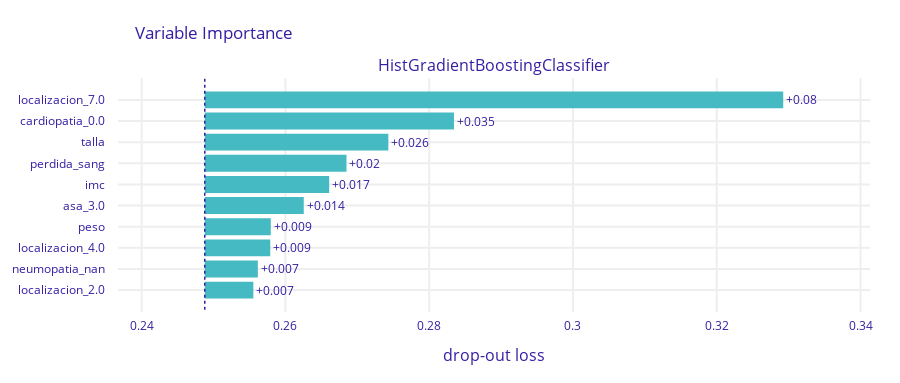

The code cell stored with this chart in its notebook:
### Code cell
import dalex as dx

exp = dx.Explainer(modelo_hgb, X_encoded, y)
vi = exp.model_parts()
vi.plot(max_vars=10)
#select the 10 most important variables from the explainer
imps = vi.result['variable'][-10:-1].tolist()

### Figure 1 — Plotly figure (JSON) as saved in the notebook; plotly's stock layout.template omitted (floating-point values rounded to 4 significant figures)
{"data": [{"base": 0.2488, "hoverinfo": "text", "hoverlabel": {"bgcolor": "rgba(0,0,0,0.8)"}, "hovertext": ["Model: HistGradientBoostingClassifier loss after<br>variable: localizacion_7.0 is permuted: 0.329<br>Drop-out loss change: +0.08", "Model: HistGradientBoostingClassifier loss after<br>variable: cardiopatia_0.0 is permuted: 0.283<br>Drop-out loss change: +0.035", "Model: HistGradientBoostingClassifier loss after<br>variable: talla is permuted: 0.274<br>Drop-out loss change: +0.026", "Model: HistGradientBoostingClassifier loss after<br>variable: perdida_sang is permuted: 0.268<br>Drop-out loss change: +0.02", "Model: HistGradientBoostingClassifier loss after<br>variable: imc is permuted: 0.266<br>Drop-out loss change: +0.017", "Model: HistGradientBoostingClassifier loss after<br>variable: asa_3.0 is permuted: 0.263<br>Drop-out loss change: +0.014", "Model: HistGradientBoostingClassifier loss after<br>variable: peso is permuted: 0.258<br>Drop-out loss change: +0.009", "Model: HistGradientBoostingClassifier loss after<br>variable: localizacion_4.0 is permuted: 0.258<br>Drop-out loss change: +0.009", "Model: HistGradientBoostingClassifier loss after<br>variable: neumopatia_nan is permuted: 0.256<br>Drop-out loss change: +0.007", "Model: HistGradientBoostingClassifier loss after<br>variable: localizacion_2.0 is permuted: 0.256<br>Drop-out loss change: +0.007"], "marker": {"color": "#46bac2"}, "orientation": "h", "showlegend": false, "text": ["+0.08", "+0.035", "+0.026", "+0.02", "+0.017", "+0.014", "+0.009", "+0.009", "+0.007", "+0.007"], "textposition": "outside", "type": "bar", "x": [0.08047, 0.03467, 0.02554, 0.01971, 0.01731, 0.01377, 0.009183, 0.009111, 0.007382, 0.006757], "xaxis": "x", "y": ["localizacion_7.0", "cardiopatia_0.0", "talla", "perdida_sang", "imc", "asa_3.0", "peso", "localizacion_4.0", "neumopatia_nan", "localizacion_2.0"], "yaxis": "y"}], "layout": {"annotations": [{"font": {"size": 16}, "showarrow": false, "text": "HistGradientBoostingClassifier", "x": 0.5, "xanchor": "center", "xref": "paper", "y": 1, "yanchor": "bottom", "yref": "paper"}, {"font": {"size": 16}, "showarrow": false, "text": "drop-out loss", "x": 0.5, "xanchor": "center", "xref": "paper", "y": 0, "yanchor": "top", "yref": "paper", "yshift": -30}], "font": {"color": "#371ea3"}, "height": 383, "margin": {"b": 71, "r": 30, "t": 78}, "shapes": [{"line": {"color": "#371ea3", "dash": "dot", "width": 1.5}, "type": "line", "x0": 0.2488, "x1": 0.2488, "xref": "x", "y0": -1, "y1": 10, "yref": "y"}], "title": {"text": "Variable Importance", "x": 0.15}, "xaxis": {"anchor": "y", "automargin": true, "domain": [0, 1], "fixedrange": true, "gridwidth": 2, "range": [0.2367, 0.3413], "tickcolor": "white", "ticklen": 3, "ticks": "outside", "type": "linear", "zeroline": false}, "yaxis": {"anchor": "x", "automargin": true, "autorange": "reversed", "domain": [0, 1], "fixedrange": true, "gridwidth": 2, "tickcolor": "white", "ticklen": 10, "ticks": "outside", "type": "category"}}}
